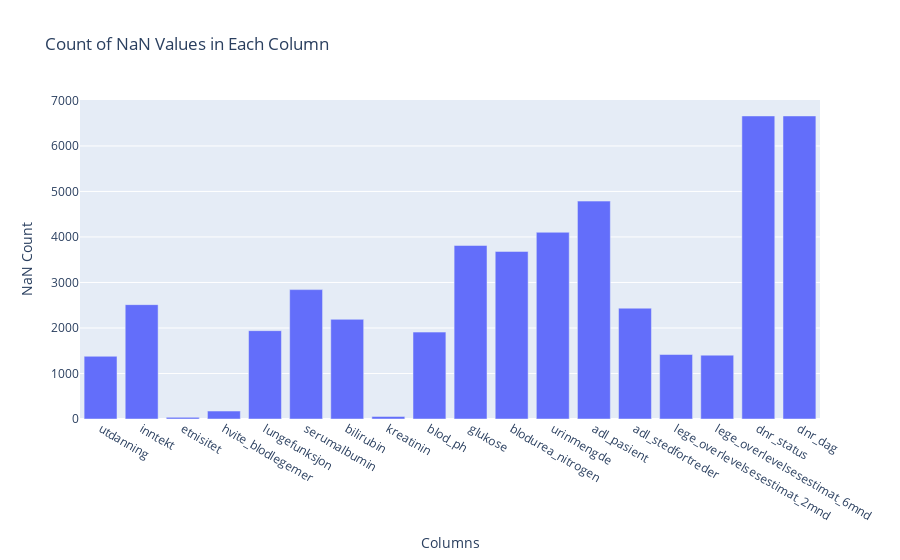

The code cell stored with this chart in its notebook:
### Markdown cell above
# Visualisering av NaN

### Code cell
# Tell Nan verdier
nan_counts = data.isna().sum()

# Bar Chart for NaN counts
fig_nan_bar = px.bar(nan_counts[nan_counts > 0].reset_index(), 
                      x='index', y=0, 
                      title='Count of NaN Values in Each Column',
                      labels={'index': 'Columns', '0': 'NaN Count'})

fig_nan_bar.show()

### Figure 1 — Plotly figure (JSON) as saved in the notebook; plotly's stock layout.template omitted (floating-point values rounded to 4 significant figures)
{"data": [{"alignmentgroup": "True", "hovertemplate": "Columns=%{x}<br>NaN Count=%{y}<extra></extra>", "legendgroup": "", "marker": {"color": "#636efa", "pattern": {"shape": ""}}, "name": "", "offsetgroup": "", "orientation": "v", "showlegend": false, "textposition": "auto", "type": "bar", "x": ["utdanning", "inntekt", "etnisitet", "hvite_blodlegemer", "lungefunksjon", "serumalbumin", "bilirubin", "kreatinin", "blod_ph", "glukose", "blodurea_nitrogen", "urinmengde", "adl_pasient", "adl_stedfortreder", "lege_overlevelsesestimat_2mnd", "lege_overlevelsesestimat_6mnd", "dnr_status", "dnr_dag"], "xaxis": "x", "y": [1378, 2513, 36, 175, 1941, 2843, 2190, 56, 1909, 3813, 3682, 4103, 4788, 2435, 1417, 1403, 6659, 6659], "yaxis": "y"}], "layout": {"barmode": "relative", "legend": {"tracegroupgap": 0}, "title": {"text": "Count of NaN Values in Each Column"}, "xaxis": {"anchor": "y", "domain": [0, 1], "title": {"text": "Columns"}}, "yaxis": {"anchor": "x", "domain": [0, 1], "title": {"text": "NaN Count"}}}}
